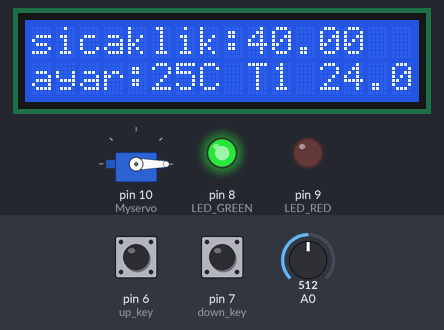
Bench run of a sketch on a simulated Arduino Uno, built with avr-gcc and run on an emulated ATmega328P. On the bench: 16×2 character LCD, servo, output pins drawn as LEDs (lit = HIGH). Inputs (shaded band) come from the test bench; at power-on: A0 = 512, pin 6 (up_key) HIGH, pin 7 (down_key) HIGH. Pins used as bus, display or sensor lines are not drawn.

Above: at 3.2 s.
3.3 s: A0 set to 279
At 4.5 s:
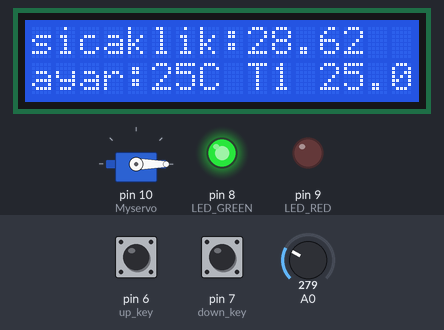
5.6 s: A0 set to 249
At 7.1 s:
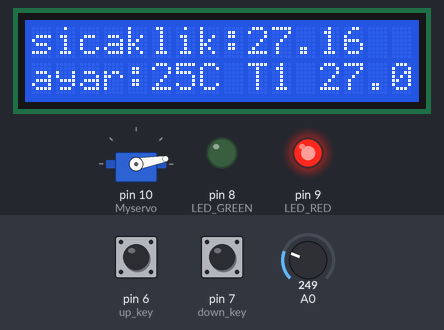
8.6 s: pin 6 (up_key) pulled LOW for 1 s
At 10.3 s:
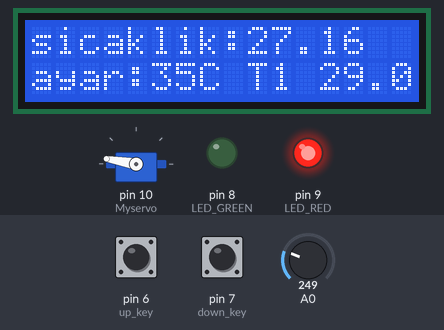
11.1 s: pin 7 (down_key) pulled LOW for 3.2 s
At 15.4 s:
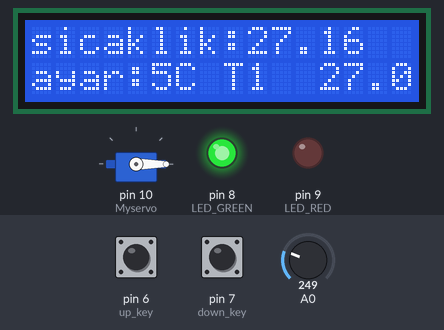
15.8 s: pin 7 (down_key) pulled LOW for 0.15 s
At 16.4 s:
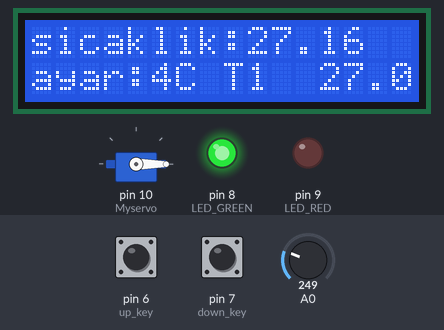
17.4 s: A0 set to 140
At 19.7 s:
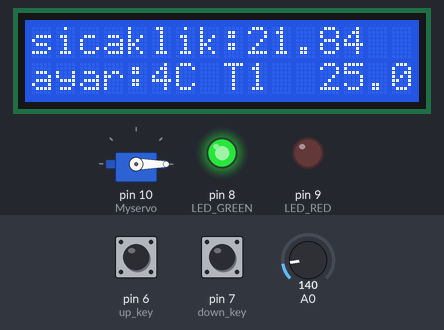
Timing chart, 0 to 20.4 s (numbered marks = the images above; inputs shaded):
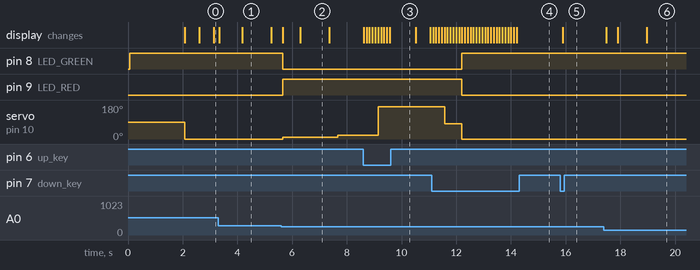

Measured:
- the behaviour switches between 267 and 266 on A0 (found by bisection; images 1 and 2)
- after the input at 5.6 s, pin 8 (LED_GREEN): HIGH → LOW after 0.06 s; pin 9 (LED_RED): LOW → HIGH after 0.06 s; servo on pin 10 (Myservo): 0° → 10° after 0.06 s, → 20° 2.0 s later
- after the input at 8.6 s, servo on pin 10 (Myservo): 20° → 170° after 0.54 s
- after the input at 11.1 s, pin 8 (LED_GREEN): LOW → HIGH after 1.1 s; pin 9 (LED_RED): HIGH → LOW after 1.1 s; servo on pin 10 (Myservo): 170° → 80° after 0.47 s, → 0° 0.63 s later; the display: first changes after 0.05 s (image 4 shows a later state)
- after the input at 15.8 s, the display: changes after 0.10 s (image 5)
- after the input at 17.4 s, the display: first changes after 0.08 s (image 6 shows a later state)
- what the display in image 1 shows lasts 1.0 s, from 4.2 s to 5.2 s

The sketch:

heatcontrol_v5_steps.ino
```cpp
// include the library code:
#include <LiquidCrystal.h>
#include<Servo.h>
Servo Myservo;
// initialize the library with the numbers of the interface pins
LiquidCrystal lcd(12, 11, 5, 4, 3, 2);
const int LED_RED=9; //Red LED
const int LED_GREEN=8; //Green LED
const int RELAY=12; //Lock Relay or motor
const int up_key=6;
const int down_key=7;
int SetPoint=25;
unsigned long previousMillis = 0;        // will store last time LED was updated
const long interval = 500;              //ortalama sıcaklık hesaplama süresi
unsigned long previousMillis2 = 0;        // will store last time LED was updated
const long interval2 = 2000;

double T1=0;//interval önceki sıcaklık
double T2=0;
int step1=10; //step size for inc
int step2=20;
int pos=90;


//ortalama sıcaklık için

const int numReadings = 15;
int readings[numReadings];      // the readings from the analog input
int readIndex = 0;              // the index of the current reading
int total = numReadings*20;                  // the running total
int average = 20;

const int numReadings2 = 3;
int readings2[numReadings2];      // 2. sayaç
int readIndex2 = 0;              // 2.sayaç
int total2 = numReadings2*20;                  // 2.sayaç
int average2 = 20;
//-----------------------


void setup() {
  pinMode(LED_RED,OUTPUT);
  pinMode(LED_GREEN,OUTPUT);
  pinMode(RELAY,OUTPUT);
  pinMode(up_key,INPUT);
  pinMode(down_key,INPUT);
  digitalWrite(up_key,HIGH);
  digitalWrite(down_key,HIGH);
  // set up the LCD's number of columns and rows:
  lcd.begin(16, 2);
  // Print a message to the LCD.
  lcd.print("sicaklik=");
  lcd.setCursor(0, 1);
  lcd.print("ayar=");
  digitalWrite(LED_GREEN,HIGH);  //Green LED Off
  digitalWrite(LED_RED,LOW);     //Red LED On
  digitalWrite(RELAY,LOW);       //Turn off Relay
  Myservo.attach(10);
//ortalama sıcaklık
// initialize all the readings to 0:
  for (int thisReading = 0; thisReading < numReadings; thisReading++) {
    readings[thisReading] = 20;}
  for (int thisReading2 = 0; thisReading2 < numReadings2; thisReading2++) {
    readings2[thisReading2] = 20;}


//----------------------------------

  delay(2000);
}

void loop() {

  double T0 = ((5.0/10240.0) * analogRead(A0)) * 100+15;  //5/1024 tü 10mV per degree 0.01V/C. Scalling

  unsigned long currentMillis = millis();
 if (currentMillis - previousMillis >= interval) {

    previousMillis = currentMillis;


  total = total - readings[readIndex];
  readings[readIndex] = T0;
  total = total + readings[readIndex];
  readIndex = readIndex + 1;
  if (readIndex >= numReadings) {
    readIndex = 0;
  }
  T1 = total / numReadings;
//T2 son 3 okuma-daha sağlıklı okumalar için kullanmazsan sil
  total2 = total2 - readings2[readIndex2];
  readings2[readIndex2] = T0;
  total2 = total2 + readings2[readIndex2];
  readIndex2 = readIndex2 + 1;
  if (readIndex2 >= numReadings2) {
    readIndex2 = 0;
  }
  T2 = total2 / numReadings2;
  // ---------------------------------------------

 }
  lcd.setCursor(0,0);
  lcd.print("sicaklik:");    //Do not display entered keys
  lcd.print(T0);

  //Get user input for setpoints
  if(digitalRead(down_key)==LOW)
  {
    if(SetPoint>0)
    {
      SetPoint--;
    }
  }
  if(digitalRead(up_key)==LOW)
  {
    if(SetPoint<150)
    {
      SetPoint++;
    }
  }

//Display Set point on LCD
  lcd.setCursor(0,1);
  lcd.print("ayar:");
  lcd.print(SetPoint);
  lcd.print("C T1  ");
  lcd.setCursor(12,1);
  lcd.print(T1);
//Check T0 is in limit
if(T0 > (SetPoint+3))
{
  Myservo.write(0);
  pos=20;
   digitalWrite(RELAY,LOW);    //Turn off heater
   digitalWrite(LED_RED,LOW);
   digitalWrite(LED_GREEN,HIGH);  //Turn on Green LED
}
else if (T0<(SetPoint-3))
{
  Myservo.write(170);
  pos=90;
  digitalWrite(RELAY,HIGH);    //Turn on heater %100
  digitalWrite(LED_GREEN,LOW);
  digitalWrite(LED_RED,HIGH);  //Turn on RED LED
}

else if (T0>(SetPoint-3)& T0<(SetPoint+3)& (currentMillis - previousMillis2 >= interval2) )
{
  if (T1<T0)
  {pos=(pos-step1);}
  else if (T1>T0)
  {pos = (pos+step1);}

  Myservo.write(pos);
  digitalWrite(RELAY,HIGH);    //Turn on heater %50
  digitalWrite(LED_GREEN,LOW);
  digitalWrite(LED_RED,HIGH);  //Turn on RED LED
   previousMillis2 = currentMillis;

}

  delay(100); //Update at every

}
```
